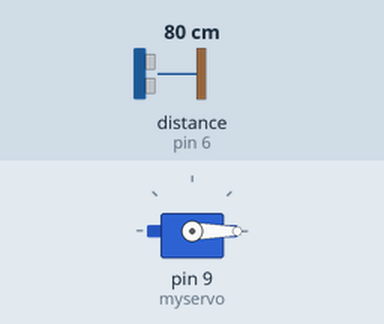
Recording of a sketch running on a simulated Arduino Uno, built with avr-gcc and run on an emulated ATmega328P. On the bench: servo. Wiring (inferred from the names in the program): ultrasonic range finder: trigger pin 7; echo pin 6. The inputs (shaded band) are chosen by the test bench; at power-on: distance to the obstacle (sensor on pin 6) 80 cm. The echo pulse lasts 58.3 µs per cm.

Above: at 1.2 s.
1.3 s: distance to the obstacle (sensor on pin 6) set to 12 cm
2.8 s: distance to the obstacle (sensor on pin 6) set to 9 cm
At 3.1 s:
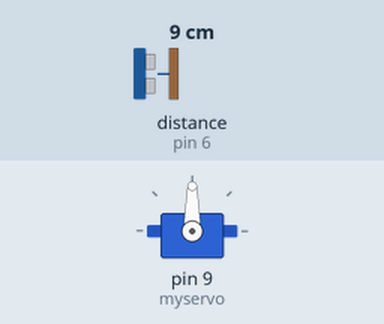
Timing chart, 0 to 7.3 s (numbered marks = the images above; inputs shaded):
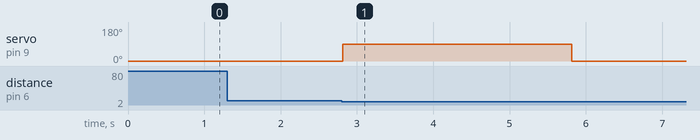

Measured:
- the behaviour switches between 11 and 10 cm on distance to the obstacle (sensor on pin 6) (found by bisection; images 0 and 1)
- after the input at 1.3 s, every drawn part: stays the same
- after the input at 2.8 s, servo on pin 9 (myservo): 0° → 90° at once, → 0° 3.0 s later

The sketch:

Clase_19.ino
```cpp
// SERVO //
#include <Servo.h>
Servo myservo;
int angulo = 90;

// SENSOR DE DISTANCIA //
int trigger = 7;
int echo = 6;
float tiempo_espera;
float distancia;

bool activado = false;   // bandera para evitar activaciones repetidas

void setup() {
  myservo.attach(9, 400, 2400);
  myservo.write(0);      // posición inicial
  pinMode(trigger, OUTPUT);
  pinMode(echo, INPUT);
}

void loop() {
  // Disparo del sensor ultrasónico
  digitalWrite(trigger, LOW);
  delayMicroseconds(2);
  digitalWrite(trigger, HIGH);
  delayMicroseconds(10);
  digitalWrite(trigger, LOW);

  tiempo_espera = pulseIn(echo, HIGH);
  distancia = tiempo_espera / 58.2;

  // Si detecta algo y aún no se ha activado
  if (distancia < 10 && activado == false) {
    myservo.write(angulo);   // mover servo
    activado = true;         // bloquear nuevas activaciones
    delay(3000);             // esperar 3 segundos
    myservo.write(0);        // volver a la posición inicial
  }

  // Cuando no hay objeto, se vuelve a habilitar
  if (distancia >= 10) {
    activado = false;
  }

  delay(50); // pequeño delay para estabilidad
}
```
